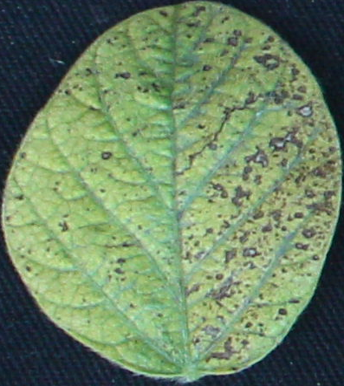
#> input picture data/leaves/I1.png, 344 x 386 px, found by its file name; its folder holds 4 pictures in this run
$ jupyter execute --allow-errors 'part1assignment592 (1).ipynb'
#> lines starting #> are read from the running program, lines starting #| are printed output that depends on the picture; long printed decimals are rounded; pictures that were not available may be replaced by others from this repository, and a replacement may not be noted
[cell 1]
from google.colab import drive
drive.mount('/content/drive')

import cv2
import numpy as np
import os
import glob
import random

# [38 lines left out: function random_transformation, not called in this run]

# Paths
folder_path = '/content/drive/MyDrive/Agricultural_Image_Analytics/AgandBio/leaves'
output_folder = '/content/drive/MyDrive/Agricultural_Image_Analytics/AgandBio/leaves/transformed'

# Create the output folder if it doesn't exist
if not os.path.exists(output_folder):
    os.makedirs(output_folder)

# Load all images from the folder
leaf_images = [cv2.imread(file) for file in glob.glob(folder_path + '/*.jpg')]

# Ensure all images are loaded properly
leaf_images = [img for img in leaf_images if img is not None]

# Generate 100 images
#> (the rest of this cell did not finish here and is left out)

[cell 2]
import cv2
import numpy as np
import os
import glob
import random

# Function to extract a random patch from an image
# [13 lines left out: function extract_random_patch, not called in this run]

# Path to the folder containing the 100 transformed images
transformed_images_folder = '/content/drive/MyDrive/Agricultural_Image_Analytics/AgandBio/leaves/transformed'

# Output folder for the patches
patches_output_folder = '/content/drive/MyDrive/Agricultural_Image_Analytics/AgandBio/leaves/patches'

# Create the output folder if it doesn't exist
if not os.path.exists(patches_output_folder):
    os.makedirs(patches_output_folder)

# Load all transformed images from the folder
transformed_images = [cv2.imread(file) for file in glob.glob(transformed_images_folder + '/*.jpg')]

# Ensure all images are loaded properly
transformed_images = [img for img in transformed_images if img is not None]

# Extract and save a patch from each transformed image
for idx, image in enumerate(transformed_images):
    try:
        patch = extract_random_patch(image, patch_size=(50, 50))  # Specify your patch size here
        cv2.imwrite(os.path.join(patches_output_folder, f'patch_{idx+1}.jpg'), patch)
    except ValueError as e:
        print(f"Error extracting patch from image {idx+1}: {e}")

print('Patches have been extracted and saved.')

[cell 3]
import os
import cv2
import numpy as np

# Function to load images from a folder along with their filenames
def load_images_from_folder(folder):
    images = []
    filenames = []
    for filename in os.listdir(folder):
        if filename.endswith(('.jpg', '.jpeg', '.png', '.bmp')):
            img_path = os.path.join(folder, filename)
            img = cv2.imread(img_path)
#> img is the input picture: shape (386, 344, 3); mean B, G, R 100, 133.2, 109.3
            if img is not None:
                images.append(img)
                filenames.append(filename)
    return np.array(images), filenames

# Define your folder path
folder_path = '/content/drive/MyDrive/Agricultural_Image_Analytics/AgandBio/leaves/patches'

# Load images
X, filenames = load_images_from_folder(folder_path)
#> filenames = ['I1.png']

# Reshape images
X = X.reshape(X.shape[0], X.shape[1]*X.shape[2]*X.shape[3])

# Convert to float32
X = X.astype(np.float32)

# Normalize pixel values to range [0, 1]
X_norm = X / 255.0

# Mean subtraction
X_norm = X_norm - X_norm.mean(axis=0)

# Covariance matrix and ZCA whitening
cov = np.cov(X_norm, rowvar=False)
#> cov = 0
#> (the rest of this cell did not finish here and is left out)

[cell 4]
import matplotlib.pyplot as plt
import scipy.stats as stats

# Function to plot histograms for RGB channels
# [34 lines left out: function plot_rgb_channel_histograms, not called in this run]

# Reshape the ZCA whitened images back to their original format
# Make sure to replace 'X_ZCA_rescaled' with your actual variable containing the ZCA whitened and rescaled images
#> (the rest of this cell did not finish here and is left out)

[cell 5]
import matplotlib.pyplot as plt
import scipy.stats as stats
patches_output_folder = '/content/drive/MyDrive/Agricultural_Image_Analytics/AgandBio/leaves/patches'
# Function to load the extracted patches
def load_patches(folder):
    patches = []
    for filename in os.listdir(folder):
        if filename.endswith(('.jpg', '.jpeg', '.png', '.bmp')):
            img_path = os.path.join(folder, filename)
            img = cv2.imread(img_path)
            if img is not None:
                patches.append(img)
    return patches

# Function to analyze and visualize the RGB channel distribution of the patches
def analyze_patches(patches):
    channel_labels = ['Red Channel', 'Green Channel', 'Blue Channel']
    colors = ['r', 'g', 'b']

    for i, channel_label in enumerate(channel_labels):
        channel_data = np.concatenate([patch[:, :, i].flatten() for patch in patches])

        # Compute statistics
        mean = np.mean(channel_data)
        median = np.median(channel_data)
        std = np.std(channel_data)
        skewness = stats.skew(channel_data)
        kurtosis = stats.kurtosis(channel_data)

        # Print statistics
        print(f"{channel_label} - Mean: {mean}, Median: {median}, Std: {std}, Skewness: {skewness}, Kurtosis: {kurtosis}")

        # Plot histogram
        plt.figure(figsize=(10, 8))
        plt.hist(channel_data, bins=256, color=colors[i], alpha=0.7)
        plt.title(f'{channel_label} Distribution')
        plt.xlabel('Pixel Value')
        plt.ylabel('Frequency')
        plt.grid(True)
        plt.show()

# Load the extracted patches
patches = load_patches(patches_output_folder)
#> patches = 1 item

# Analyze and visualize the distribution for each RGB channel
analyze_patches(patches)
#> the loop in analyze_patches, `for i, channel_label in enumerate(channel_labels):` made 3 passes
#> (mean, median, std, skewness, kurtosis) on passes 1 to 3: (100, 109, 37.53, -0.334, -1.06), (133.2, 158, 63.27, -0.648, -1.14), (109.3, 128, 55.41, -0.596, -1.1)
#| Red Channel - Mean: 100.033, Median: 109.0, Std: 37.534, Skewness: -0.3341, Kurtosis: -1.062
#| Green Channel - Mean: 133.223, Median: 158.0, Std: 63.272, Skewness: -0.6479, Kurtosis: -1.137
#| Blue Channel - Mean: 109.317, Median: 128.0, Std: 55.406, Skewness: -0.5955, Kurtosis: -1.100
#> pass 1, in analyze_patches, `plt.show()`:
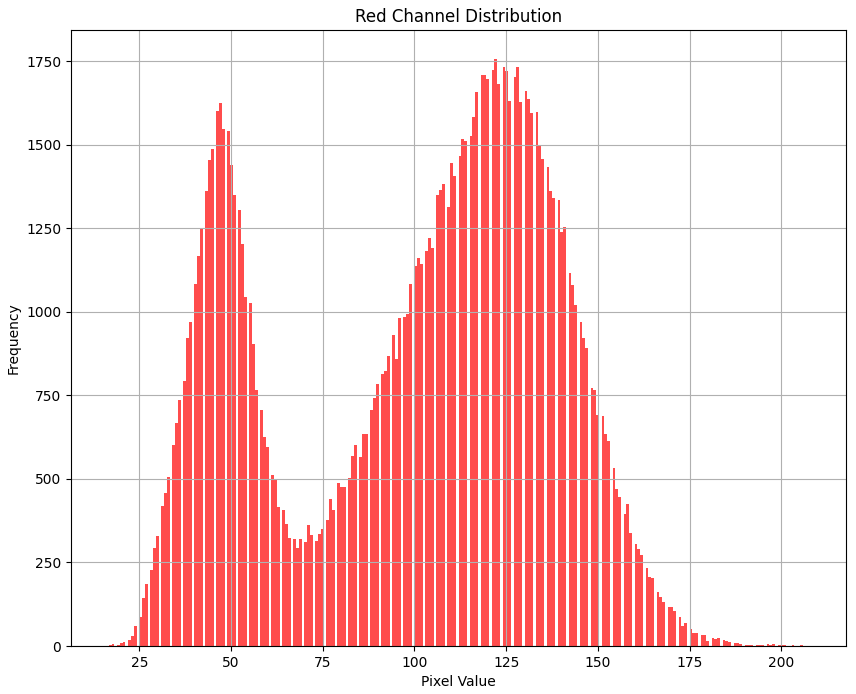
#> figure drawn by matplotlib, 1 panel; tallest bar 1755 high, from x = 121.8 to 122.5
#> pass 2, in analyze_patches, `plt.show()`:
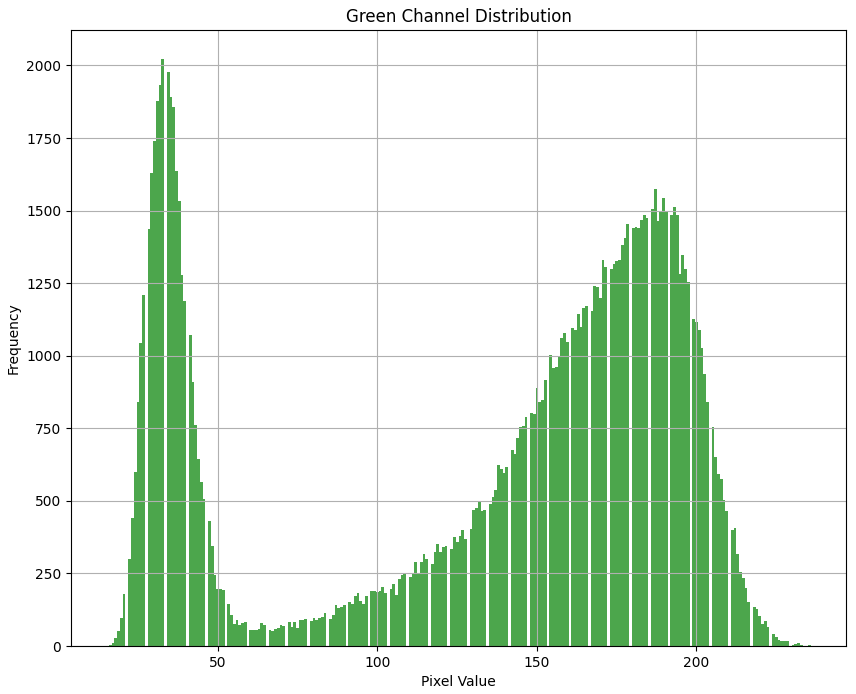
#> figure drawn by matplotlib, 1 panel; tallest bar 2021 high, from x = 32.27 to 33.13

$ run again, on data/leaves/I5.png
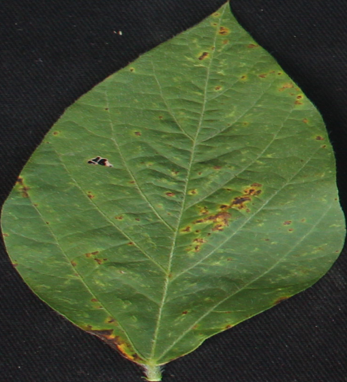
#> input picture data/leaves/I5.png, 347 x 382 px, found by its file name
#> in load_images_from_folder, img is the input picture: shape (382, 347, 3); mean B, G, R 50.4, 84.4, 69.3
#> filenames = ['I5.png']
#> cov = 0
#> patches = 1 item
#> the loop in analyze_patches, `for i, channel_label in enumerate(channel_labels):` made 3 passes
#> (mean, median, std, skewness, kurtosis) on passes 1 to 3: (50.41, 50, 18.58, 0.49, -0.227), (84.36, 105, 43.94, -0.25, -1.61), (69.27, 80, 33.47, 0.0362, -1.06)
#> (printed output is left out)
#> pass 1, in analyze_patches, `plt.show()`:
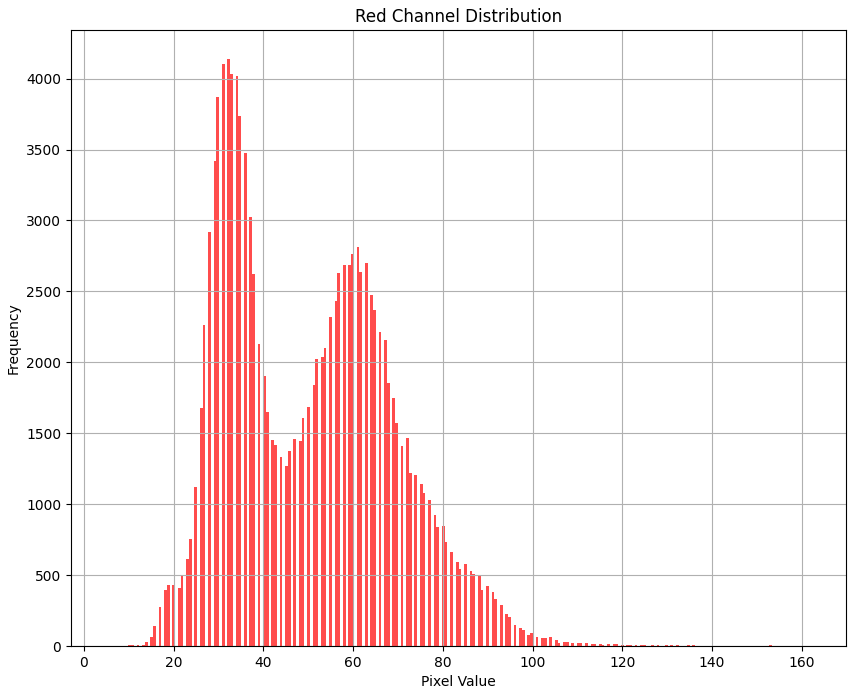
#> figure drawn by matplotlib, 1 panel; tallest bar 4136 high, from x = 31.98 to 32.6
#> pass 2, in analyze_patches, `plt.show()`:
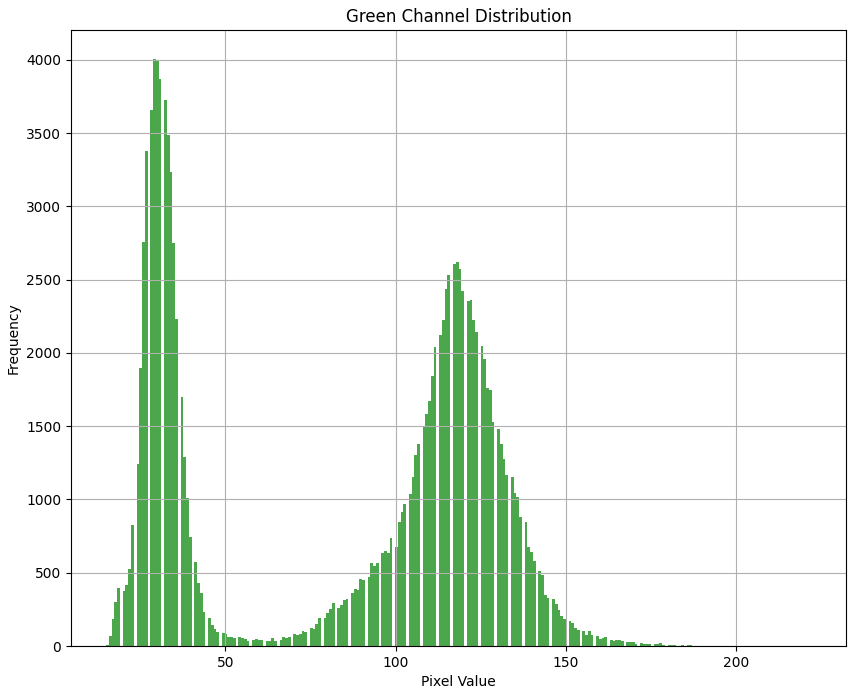
#> figure drawn by matplotlib, 1 panel; tallest bar 4003 high, from x = 28.75 to 29.55

$ run again, on data/leaves/I6.png
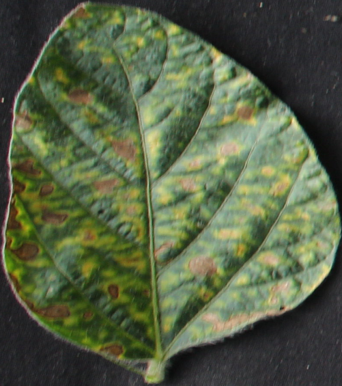
#> input picture data/leaves/I6.png, 342 x 386 px, found by its file name
#> in load_images_from_folder, img is the input picture: shape (386, 342, 3); mean B, G, R 68.5, 96.6, 85.8
#> filenames = ['I6.png']
#> cov = 0
#> patches = 1 item
#> the loop in analyze_patches, `for i, channel_label in enumerate(channel_labels):` made 3 passes
#> (mean, median, std, skewness, kurtosis) on passes 1 to 3: (68.54, 56, 38.05, 0.637, -0.718), (96.64, 94, 50.76, 0.217, -1.19), (85.81, 77, 46.41, 0.52, -0.726)
#> (printed output is left out)
#> pass 1, in analyze_patches, `plt.show()`:
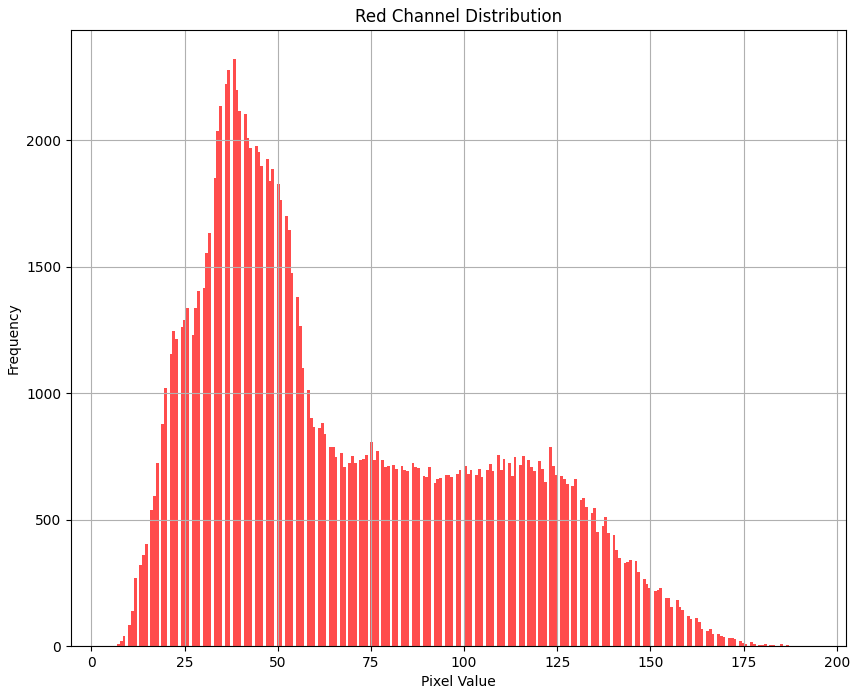
#> figure drawn by matplotlib, 1 panel; tallest bar 2320 high, from x = 37.96 to 38.7
#> pass 2, in analyze_patches, `plt.show()`:
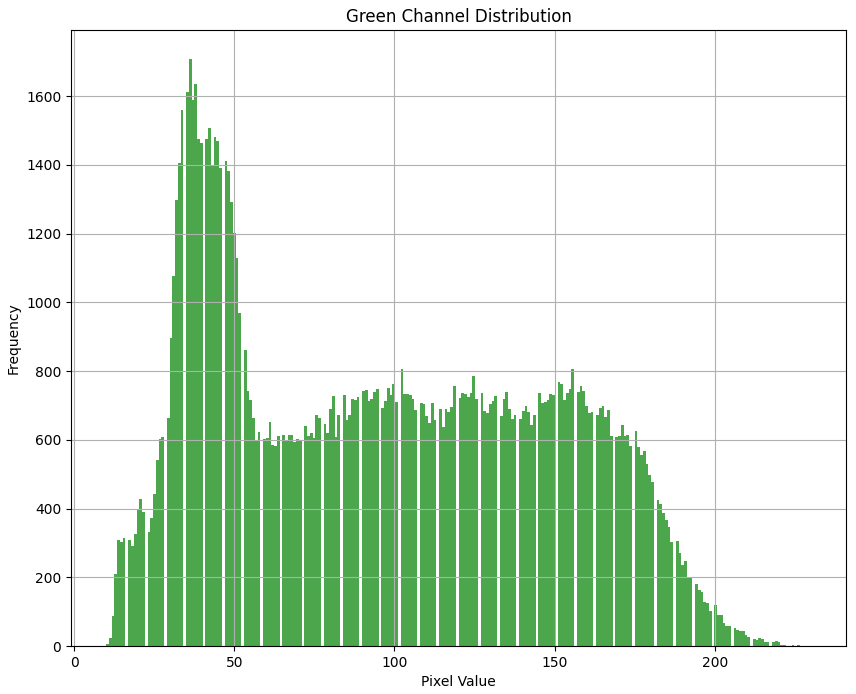
#> figure drawn by matplotlib, 1 panel; tallest bar 1707 high, from x = 35.78 to 36.64

$ run again, on data/leaves/I7.png
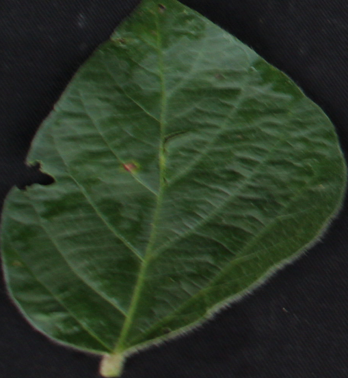
#> input picture data/leaves/I7.png, 348 x 378 px, found by its file name
#> in load_images_from_folder, img is the input picture: shape (378, 348, 3); mean B, G, R 38.6, 56.4, 43.2
#> filenames = ['I7.png']
#> cov = 0
#> patches = 1 item
#> the loop in analyze_patches, `for i, channel_label in enumerate(channel_labels):` made 3 passes
#> (mean, median, std, skewness, kurtosis) on passes 1 to 3: (38.57, 33, 16.14, 1.23, 1.33), (56.42, 60, 26.78, 0.158, -0.956), (43.16, 40, 18.67, 0.983, 1.86)
#> (printed output is left out)
#> pass 1, in analyze_patches, `plt.show()`:
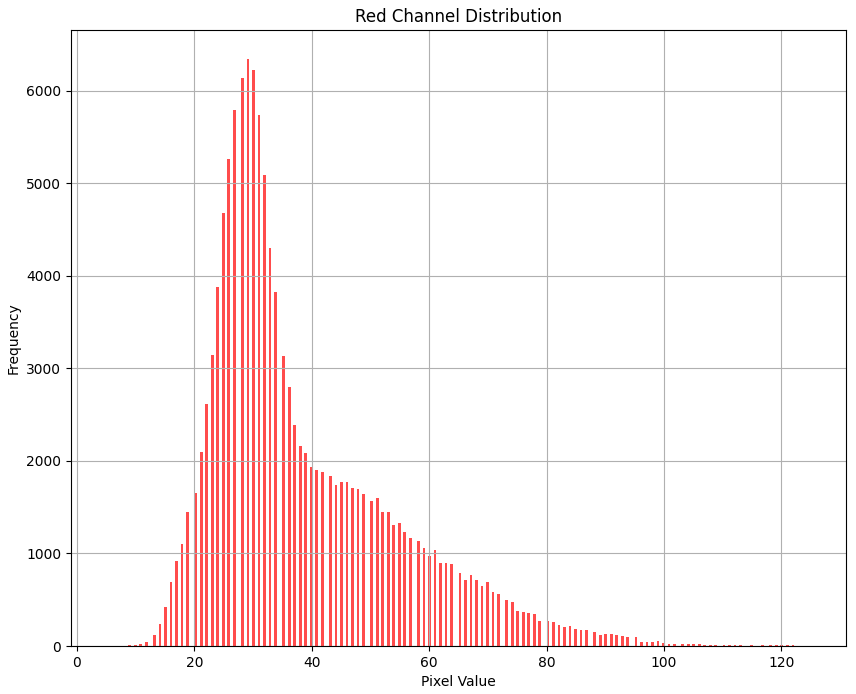
#> figure drawn by matplotlib, 1 panel; tallest bar 6339 high, from x = 28.91 to 29.38
#> pass 2, in analyze_patches, `plt.show()`:
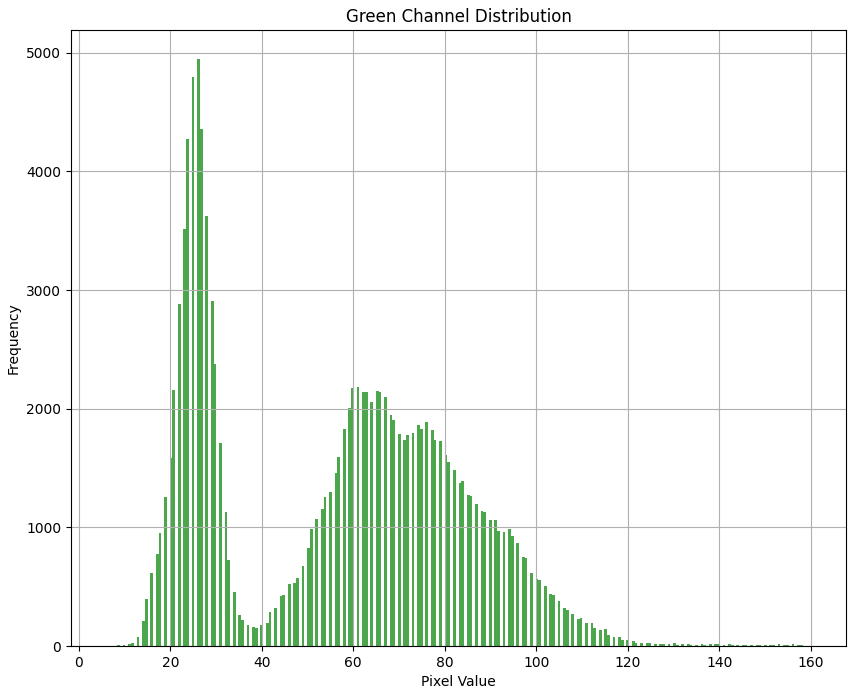
#> figure drawn by matplotlib, 1 panel; tallest bar 4945 high, from x = 25.85 to 26.45
